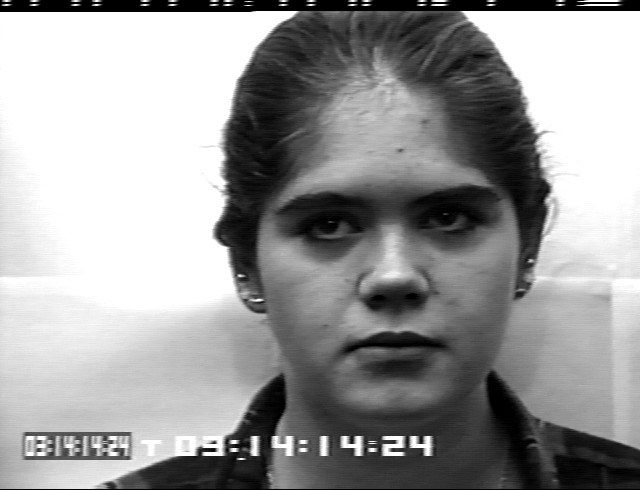
#> input picture images/P1/Neutral/S011_001_00000001.png, 640 x 490 px; its folder holds only this picture in this run
$ python emotion_recognition.py
#> lines starting #> are read from the running program, lines starting #| are printed output that depends on the picture
#> in return_dataset, img is the input picture: shape (490, 640, 3); min 0, max 255, mean 154.8
import cv2
import os
from skimage.feature import hog
from sklearn.svm import SVC
import numpy as np
from sklearn.model_selection import cross_val_score, train_test_split, ShuffleSplit, StratifiedKFold
from sklearn.metrics import  accuracy_score, precision_score, recall_score, confusion_matrix
import matplotlib.pyplot as plt
from sklearn.ensemble import RandomForestClassifier
import pickle
from sklearn.preprocessing import StandardScaler, MinMaxScaler
import pandas as pd

# Use four pre-trained classifiers for face detection
face_detector_1 = cv2.CascadeClassifier('./haarcascades/haarcascade_frontalface_default.xml')
face_detector_2 = cv2.CascadeClassifier('./haarcascades/haarcascade_frontalface_alt.xml')
face_detector_3 = cv2.CascadeClassifier('./haarcascades/haarcascade_frontalface_alt2.xml')
face_detector_4 = cv2.CascadeClassifier('./haarcascades/haarcascade_frontalface_alt_tree.xml')


emotion_labels = {'Neutral': 0,
                  'Anger': 1,
                  'Surprise': 2,
                  'Sadness': 3,
                  'Happy': 4}

# add your photos to the folder and set your netid
NetID = 'bl44'


def feature_extraction(img, orientations=16, pixels_per_cell=(16, 16), cells_per_block=(1, 1)):
  """ The function does the following tasks to extract emotion-related features:
      (1) Face detection (2) Cropping the face in the image (3) Resizing the image and (4) Extracting HOG vector.

    Args:
      img: The raw image.
      orientations: The number of bins for different orientations.
      pixels_per_cell: The size of each cell.
      cells_per_block: The size of the block for block normalization.

    Returns:
      features: A HOG vector is returned if face is detected. Otherwise 'None' value is returned.
  """
#> called with orientations = 10, pixels_per_cell = (16, 16), cells_per_block = (1, 1)


  # If the image is a color image, convert it into gray-scale image
  if img.shape[2] == 3:
    img = cv2.cvtColor(img, cv2.COLOR_BGR2GRAY)
#> img: shape (490, 640)


  face_detection_1 = face_detector_1.detectMultiScale(
    img, scaleFactor=1.1, minNeighbors=10, minSize=(5, 5), flags=cv2.CASCADE_SCALE_IMAGE)
#> face_detection_1 = [[220, 85, 345, 345]]
  face_detection_2 = face_detector_2.detectMultiScale(
    img, scaleFactor=1.1, minNeighbors=10, minSize=(5, 5), flags=cv2.CASCADE_SCALE_IMAGE)
#> face_detection_2 = [[227, 97, 323, 323]]
  face_detection_3 = face_detector_3.detectMultiScale(
    img, scaleFactor=1.1, minNeighbors=10, minSize=(5, 5), flags=cv2.CASCADE_SCALE_IMAGE)
#> face_detection_3 = [[233, 99, 316, 316]]
  face_detection_4 = face_detector_4.detectMultiScale(
    img, scaleFactor=1.1, minNeighbors=10, minSize=(5, 5), flags=cv2.CASCADE_SCALE_IMAGE)
#> face_detection_4 = [[232, 101, 318, 318]]


  # Go over the results of face detection. Stop at the first detected face,
  face_features = None
  if len(face_detection_1) == 1:
    face_features = face_detection_1
#> face_features = [[220, 85, 345, 345]]
  elif len(face_detection_2) == 1:
    face_features = face_detection_2
  elif len(face_detection_3) == 1:
    face_features = face_detection_3
  elif len(face_detection_4) == 1:
    face_features = face_detection_4
  else:
    print("No face detected!")
    # cv2.imshow('No face detected', img)
    # cv2.waitKey(0)


  if face_features is not None:
      global count
      for x, y, w, h in face_features:
          # Get the coordinates and the size of the rectangle containing face
          img = img[y:y+h, x:x+w]

          # Resize all the face images so that all the images have the same size
          img = cv2.resize(img, (350, 350))
          # Uncomment the following two lines to visualize the cropped face image
          # cv2.imshow("Cropped Face", img)
          # cv2.waitKey(0)

          # Extract HOG descriptor
          features, hog_img = hog(img, orientations=orientations, pixels_per_cell=pixels_per_cell, cells_per_block=cells_per_block, visualize=True)
          # Uncomment the following tow lines to visualize HOG
          #cv2.imshow('hog', hog_img)
          #cv2.waitKey(0)
          count += 1
          print("Loading: {:d}%".format(int(count / 50 * 100)))
          return features.reshape(1, -1)
#> this loop made 1 pass
#> pass 1, in feature_extraction, `img = img[y:y+h, x:x+w]`:
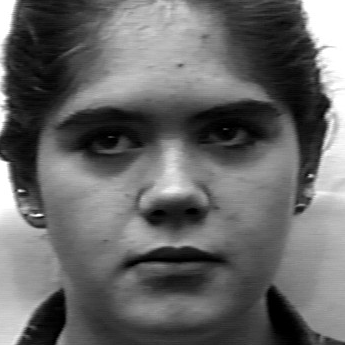
#> img: shape (345, 345); min 0, max 255, mean 102.7
#> pass 1, in feature_extraction, `features, hog_img = hog(img, orientations=orientations, pixels_per_cel..`:
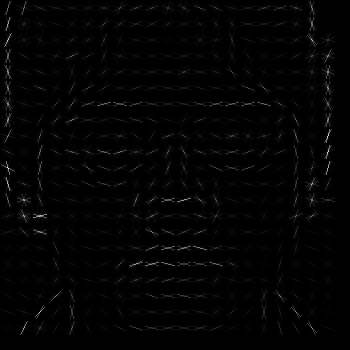
#> hog_img: shape (350, 350) float64; min 0, max 32.14, mean 0.5; drawn with min black and max white

  else:
      return None


if __name__ == "__main__":


  "***Feature Extraction***"

  def return_dataset(bin_size,cell_size):
    '''

      Parameters
      ----------
      bin_size : int
          num of orientation
      cell_size : int
          num pixels per size

      Returns
      -------
      dataset dictionary keyed by subject name

    '''
    # Dictionary whose <key, value> is <user, (features, labels)>
    dataset = dict()
    path = './images'

    # Get all the folder of individuad subject
    for subject in os.listdir(path):
      if subject[0] == '.':
        continue
      print(subject)
      count = 0
      emotion_dirs = os.listdir(path + '/%s' %subject)
      feature_matrix = None
      labels = None

      for emotion_dir in emotion_dirs:
        if emotion_dir[0] == '.':
          continue
        # Get the index associated with the emotion
        emotion_label = emotion_labels[emotion_dir]

        for f in os.listdir(path + '/%s/%s' %(subject, emotion_dir)):
          img = cv2.imread(path + '/%s/%s/' %(subject, emotion_dir) + f)
          # Uncomment the following two lines to visualize the raw images
          # cv2.imshow("raw img", img)
          # cv2.waitKey(0)

          # Extract HOG features
          features = feature_extraction(img, orientations=bin_size, pixels_per_cell=(cell_size, cell_size), cells_per_block=(1, 1))

          if features is not None:
            feature_matrix = features if feature_matrix is None else np.append(feature_matrix, features, axis=0)
            labels = np.array([emotion_label]) if labels is None else np.append(labels, np.array([emotion_label]), axis=0)

      dataset[subject] = (feature_matrix, labels)
    return dataset

  "***Person-dependent Model***"
#> (the run stopped early here; a loop or call above may not have finished)
